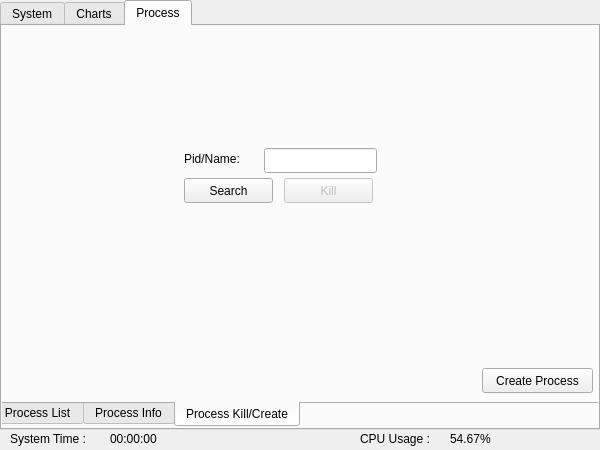
<?xml version="1.0" encoding="UTF-8"?>
<ui version="4.0">
 <class>MainWindow</class>
 <widget class="QMainWindow" name="MainWindow">
  <property name="geometry">
   <rect>
    <x>0</x>
    <y>0</y>
    <width>600</width>
    <height>450</height>
   </rect>
  </property>
  <property name="acceptDrops">
   <bool>false</bool>
  </property>
  <property name="windowTitle">
   <string>MainWindow</string>
  </property>
  <widget class="QWidget" name="centralWidget">
   <widget class="QTabWidget" name="tabWidget">
    <property name="geometry">
     <rect>
      <x>0</x>
      <y>0</y>
      <width>600</width>
      <height>430</height>
     </rect>
    </property>
    <property name="currentIndex">
     <number>2</number>
    </property>
    <widget class="QWidget" name="tab_system">
     <attribute name="title">
      <string>System</string>
     </attribute>
     <widget class="QLabel" name="label">
      <property name="geometry">
       <rect>
        <x>30</x>
        <y>20</y>
        <width>241</width>
        <height>51</height>
       </rect>
      </property>
      <property name="font">
       <font>
        <pointsize>20</pointsize>
       </font>
      </property>
      <property name="text">
       <string>System Information</string>
      </property>
     </widget>
     <widget class="QLabel" name="label_2">
      <property name="geometry">
       <rect>
        <x>30</x>
        <y>80</y>
        <width>100</width>
        <height>20</height>
       </rect>
      </property>
      <property name="text">
       <string>System</string>
      </property>
     </widget>
     <widget class="QLabel" name="label_3">
      <property name="geometry">
       <rect>
        <x>30</x>
        <y>110</y>
        <width>100</width>
        <height>20</height>
       </rect>
      </property>
      <property name="text">
       <string>Kernel</string>
      </property>
      <property name="alignment">
       <set>Qt::AlignLeading|Qt::AlignLeft|Qt::AlignVCenter</set>
      </property>
     </widget>
     <widget class="QLabel" name="label_4">
      <property name="geometry">
       <rect>
        <x>30</x>
        <y>140</y>
        <width>100</width>
        <height>20</height>
       </rect>
      </property>
      <property name="text">
       <string>Boot Time</string>
      </property>
      <property name="alignment">
       <set>Qt::AlignLeading|Qt::AlignLeft|Qt::AlignVCenter</set>
      </property>
     </widget>
     <widget class="QLabel" name="label_5">
      <property name="geometry">
       <rect>
        <x>30</x>
        <y>170</y>
        <width>100</width>
        <height>20</height>
       </rect>
      </property>
      <property name="text">
       <string>Running Time</string>
      </property>
      <property name="alignment">
       <set>Qt::AlignLeading|Qt::AlignLeft|Qt::AlignVCenter</set>
      </property>
     </widget>
     <widget class="QLabel" name="label_system">
      <property name="geometry">
       <rect>
        <x>160</x>
        <y>80</y>
        <width>200</width>
        <height>20</height>
       </rect>
      </property>
      <property name="text">
       <string>unknown</string>
      </property>
     </widget>
     <widget class="QLabel" name="label_kernel">
      <property name="geometry">
       <rect>
        <x>160</x>
        <y>110</y>
        <width>200</width>
        <height>20</height>
       </rect>
      </property>
      <property name="text">
       <string>unknown</string>
      </property>
     </widget>
     <widget class="QLabel" name="label_boot">
      <property name="geometry">
       <rect>
        <x>160</x>
        <y>140</y>
        <width>200</width>
        <height>20</height>
       </rect>
      </property>
      <property name="text">
       <string>unknown</string>
      </property>
     </widget>
     <widget class="QLabel" name="label_time">
      <property name="geometry">
       <rect>
        <x>160</x>
        <y>170</y>
        <width>200</width>
        <height>20</height>
       </rect>
      </property>
      <property name="text">
       <string>unknown</string>
      </property>
     </widget>
     <widget class="QLabel" name="label_6">
      <property name="geometry">
       <rect>
        <x>30</x>
        <y>200</y>
        <width>100</width>
        <height>20</height>
       </rect>
      </property>
      <property name="text">
       <string>CPU Model</string>
      </property>
      <property name="alignment">
       <set>Qt::AlignLeading|Qt::AlignLeft|Qt::AlignVCenter</set>
      </property>
     </widget>
     <widget class="QLabel" name="label_7">
      <property name="geometry">
       <rect>
        <x>30</x>
        <y>230</y>
        <width>100</width>
        <height>20</height>
       </rect>
      </property>
      <property name="text">
       <string>CPU MHz</string>
      </property>
      <property name="alignment">
       <set>Qt::AlignLeading|Qt::AlignLeft|Qt::AlignVCenter</set>
      </property>
     </widget>
     <widget class="QLabel" name="label_8">
      <property name="geometry">
       <rect>
        <x>30</x>
        <y>260</y>
        <width>100</width>
        <height>20</height>
       </rect>
      </property>
      <property name="text">
       <string>Total Memory</string>
      </property>
      <property name="alignment">
       <set>Qt::AlignLeading|Qt::AlignLeft|Qt::AlignVCenter</set>
      </property>
     </widget>
     <widget class="QLabel" name="label_9">
      <property name="geometry">
       <rect>
        <x>30</x>
        <y>290</y>
        <width>100</width>
        <height>20</height>
       </rect>
      </property>
      <property name="text">
       <string> MemFree</string>
      </property>
      <property name="alignment">
       <set>Qt::AlignLeading|Qt::AlignLeft|Qt::AlignVCenter</set>
      </property>
     </widget>
     <widget class="QLabel" name="label_10">
      <property name="geometry">
       <rect>
        <x>30</x>
        <y>320</y>
        <width>100</width>
        <height>20</height>
       </rect>
      </property>
      <property name="text">
       <string> MemAvailable</string>
      </property>
      <property name="alignment">
       <set>Qt::AlignLeading|Qt::AlignLeft|Qt::AlignVCenter</set>
      </property>
     </widget>
     <widget class="QLabel" name="label_11">
      <property name="geometry">
       <rect>
        <x>30</x>
        <y>350</y>
        <width>100</width>
        <height>20</height>
       </rect>
      </property>
      <property name="text">
       <string>SwapCached</string>
      </property>
      <property name="alignment">
       <set>Qt::AlignLeading|Qt::AlignLeft|Qt::AlignVCenter</set>
      </property>
     </widget>
     <widget class="QLabel" name="label_memtotal">
      <property name="geometry">
       <rect>
        <x>160</x>
        <y>260</y>
        <width>200</width>
        <height>20</height>
       </rect>
      </property>
      <property name="text">
       <string>unknown</string>
      </property>
     </widget>
     <widget class="QLabel" name="label_memfree">
      <property name="geometry">
       <rect>
        <x>160</x>
        <y>290</y>
        <width>200</width>
        <height>20</height>
       </rect>
      </property>
      <property name="text">
       <string>unknown</string>
      </property>
     </widget>
     <widget class="QLabel" name="label_memavailable">
      <property name="geometry">
       <rect>
        <x>160</x>
        <y>320</y>
        <width>200</width>
        <height>20</height>
       </rect>
      </property>
      <property name="text">
       <string>unknown</string>
      </property>
     </widget>
     <widget class="QLabel" name="label_swapcached">
      <property name="geometry">
       <rect>
        <x>160</x>
        <y>350</y>
        <width>200</width>
        <height>20</height>
       </rect>
      </property>
      <property name="text">
       <string>unknown</string>
      </property>
     </widget>
     <widget class="QLabel" name="label_cpumodel">
      <property name="geometry">
       <rect>
        <x>160</x>
        <y>200</y>
        <width>300</width>
        <height>20</height>
       </rect>
      </property>
      <property name="text">
       <string> Intel(R) Core(TM) i5-4210M CPU @ 2.60GHz</string>
      </property>
      <property name="alignment">
       <set>Qt::AlignLeading|Qt::AlignLeft|Qt::AlignVCenter</set>
      </property>
     </widget>
     <widget class="QLabel" name="label_cpumhz">
      <property name="geometry">
       <rect>
        <x>160</x>
        <y>230</y>
        <width>200</width>
        <height>20</height>
       </rect>
      </property>
      <property name="text">
       <string>unknown</string>
      </property>
      <property name="alignment">
       <set>Qt::AlignLeading|Qt::AlignLeft|Qt::AlignVCenter</set>
      </property>
     </widget>
     <widget class="QPushButton" name="pushButton_shutdown">
      <property name="geometry">
       <rect>
        <x>490</x>
        <y>340</y>
        <width>89</width>
        <height>25</height>
       </rect>
      </property>
      <property name="text">
       <string>shutdown</string>
      </property>
     </widget>
    </widget>
    <widget class="QWidget" name="tab_charts">
     <attribute name="title">
      <string>Charts</string>
     </attribute>
     <widget class="QTabWidget" name="tabWidget_2">
      <property name="geometry">
       <rect>
        <x>0</x>
        <y>0</y>
        <width>601</width>
        <height>401</height>
       </rect>
      </property>
      <property name="contextMenuPolicy">
       <enum>Qt::DefaultContextMenu</enum>
      </property>
      <property name="layoutDirection">
       <enum>Qt::LeftToRight</enum>
      </property>
      <property name="tabPosition">
       <enum>QTabWidget::South</enum>
      </property>
      <property name="tabShape">
       <enum>QTabWidget::Rounded</enum>
      </property>
      <property name="currentIndex">
       <number>0</number>
      </property>
      <widget class="QWidget" name="tab_2">
       <attribute name="title">
        <string>CPU</string>
       </attribute>
       <widget class="QWidget" name="verticalLayoutWidget">
        <property name="geometry">
         <rect>
          <x>-1</x>
          <y>0</y>
          <width>601</width>
          <height>371</height>
         </rect>
        </property>
        <layout class="QVBoxLayout" name="verticalLayout_cpu"/>
       </widget>
      </widget>
      <widget class="QWidget" name="tab_3">
       <attribute name="title">
        <string>Swap</string>
       </attribute>
       <widget class="QWidget" name="verticalLayoutWidget_2">
        <property name="geometry">
         <rect>
          <x>-1</x>
          <y>-1</y>
          <width>601</width>
          <height>371</height>
         </rect>
        </property>
        <layout class="QVBoxLayout" name="verticalLayout_swap"/>
       </widget>
      </widget>
      <widget class="QWidget" name="tab_4">
       <attribute name="title">
        <string>Mem</string>
       </attribute>
       <widget class="QWidget" name="verticalLayoutWidget_3">
        <property name="geometry">
         <rect>
          <x>-1</x>
          <y>-1</y>
          <width>601</width>
          <height>371</height>
         </rect>
        </property>
        <layout class="QVBoxLayout" name="verticalLayout_mem"/>
       </widget>
      </widget>
     </widget>
    </widget>
    <widget class="QWidget" name="tab">
     <attribute name="title">
      <string>Process</string>
     </attribute>
     <widget class="QTabWidget" name="tabWidget_3">
      <property name="geometry">
       <rect>
        <x>-10</x>
        <y>-10</y>
        <width>611</width>
        <height>411</height>
       </rect>
      </property>
      <property name="contextMenuPolicy">
       <enum>Qt::DefaultContextMenu</enum>
      </property>
      <property name="layoutDirection">
       <enum>Qt::LeftToRight</enum>
      </property>
      <property name="tabPosition">
       <enum>QTabWidget::South</enum>
      </property>
      <property name="currentIndex">
       <number>2</number>
      </property>
      <widget class="QWidget" name="tab_5">
       <attribute name="title">
        <string>Process List</string>
       </attribute>
       <widget class="QTableWidget" name="tableWidget_process">
        <property name="geometry">
         <rect>
          <x>10</x>
          <y>10</y>
          <width>600</width>
          <height>371</height>
         </rect>
        </property>
       </widget>
      </widget>
      <widget class="QWidget" name="tab_7">
       <attribute name="title">
        <string>Process Info</string>
       </attribute>
       <widget class="QLabel" name="label_15">
        <property name="geometry">
         <rect>
          <x>90</x>
          <y>90</y>
          <width>71</width>
          <height>17</height>
         </rect>
        </property>
        <property name="text">
         <string>Total:</string>
        </property>
       </widget>
       <widget class="QLabel" name="label_16">
        <property name="geometry">
         <rect>
          <x>90</x>
          <y>130</y>
          <width>71</width>
          <height>17</height>
         </rect>
        </property>
        <property name="text">
         <string>Running:</string>
        </property>
       </widget>
       <widget class="QLabel" name="label_17">
        <property name="geometry">
         <rect>
          <x>90</x>
          <y>170</y>
          <width>67</width>
          <height>17</height>
         </rect>
        </property>
        <property name="text">
         <string>Sleeping:</string>
        </property>
       </widget>
       <widget class="QLabel" name="label_18">
        <property name="geometry">
         <rect>
          <x>90</x>
          <y>210</y>
          <width>67</width>
          <height>17</height>
         </rect>
        </property>
        <property name="text">
         <string>Zombie:</string>
        </property>
       </widget>
       <widget class="QLabel" name="label_total">
        <property name="geometry">
         <rect>
          <x>180</x>
          <y>90</y>
          <width>67</width>
          <height>17</height>
         </rect>
        </property>
        <property name="text">
         <string/>
        </property>
       </widget>
       <widget class="QLabel" name="label_run">
        <property name="geometry">
         <rect>
          <x>180</x>
          <y>130</y>
          <width>67</width>
          <height>17</height>
         </rect>
        </property>
        <property name="text">
         <string/>
        </property>
       </widget>
       <widget class="QLabel" name="label_sleep">
        <property name="geometry">
         <rect>
          <x>180</x>
          <y>170</y>
          <width>67</width>
          <height>17</height>
         </rect>
        </property>
        <property name="text">
         <string/>
        </property>
       </widget>
       <widget class="QLabel" name="label_zombie">
        <property name="geometry">
         <rect>
          <x>180</x>
          <y>210</y>
          <width>67</width>
          <height>17</height>
         </rect>
        </property>
        <property name="text">
         <string/>
        </property>
       </widget>
      </widget>
      <widget class="QWidget" name="tab_6">
       <attribute name="title">
        <string>Process Kill/Create</string>
       </attribute>
       <widget class="QLineEdit" name="lineEdit_killProcess">
        <property name="geometry">
         <rect>
          <x>270</x>
          <y>130</y>
          <width>113</width>
          <height>25</height>
         </rect>
        </property>
       </widget>
       <widget class="QPushButton" name="pushButton_Search">
        <property name="geometry">
         <rect>
          <x>190</x>
          <y>160</y>
          <width>89</width>
          <height>25</height>
         </rect>
        </property>
        <property name="text">
         <string>Search</string>
        </property>
       </widget>
       <widget class="QPushButton" name="pushButton_Kill">
        <property name="enabled">
         <bool>false</bool>
        </property>
        <property name="geometry">
         <rect>
          <x>290</x>
          <y>160</y>
          <width>89</width>
          <height>25</height>
         </rect>
        </property>
        <property name="text">
         <string>Kill</string>
        </property>
       </widget>
       <widget class="QLabel" name="label_14">
        <property name="geometry">
         <rect>
          <x>190</x>
          <y>130</y>
          <width>81</width>
          <height>21</height>
         </rect>
        </property>
        <property name="text">
         <string>Pid/Name:</string>
        </property>
       </widget>
       <widget class="QLabel" name="label_search_process_info">
        <property name="geometry">
         <rect>
          <x>150</x>
          <y>210</y>
          <width>281</width>
          <height>101</height>
         </rect>
        </property>
        <property name="text">
         <string/>
        </property>
        <property name="alignment">
         <set>Qt::AlignLeading|Qt::AlignLeft|Qt::AlignTop</set>
        </property>
       </widget>
       <widget class="QPushButton" name="pushButton_create">
        <property name="geometry">
         <rect>
          <x>488</x>
          <y>350</y>
          <width>111</width>
          <height>25</height>
         </rect>
        </property>
        <property name="text">
         <string>Create Process</string>
        </property>
       </widget>
      </widget>
     </widget>
    </widget>
   </widget>
   <widget class="QLabel" name="label_12">
    <property name="geometry">
     <rect>
      <x>10</x>
      <y>430</y>
      <width>100</width>
      <height>17</height>
     </rect>
    </property>
    <property name="text">
     <string>System Time :</string>
    </property>
   </widget>
   <widget class="QLabel" name="label_SysTime">
    <property name="geometry">
     <rect>
      <x>110</x>
      <y>430</y>
      <width>200</width>
      <height>17</height>
     </rect>
    </property>
    <property name="text">
     <string>00:00:00</string>
    </property>
   </widget>
   <widget class="QLabel" name="label_13">
    <property name="geometry">
     <rect>
      <x>360</x>
      <y>430</y>
      <width>85</width>
      <height>17</height>
     </rect>
    </property>
    <property name="text">
     <string>CPU Usage :</string>
    </property>
   </widget>
   <widget class="QLabel" name="label_cpuusage">
    <property name="geometry">
     <rect>
      <x>450</x>
      <y>430</y>
      <width>85</width>
      <height>17</height>
     </rect>
    </property>
    <property name="text">
     <string>54.67%</string>
    </property>
   </widget>
  </widget>
 </widget>
 <layoutdefault spacing="6" margin="11"/>
 <resources/>
 <connections/>
</ui>
